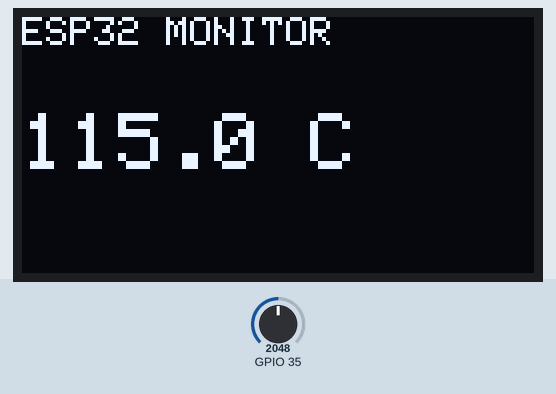
Recording of a sketch running on a simulated ESP32. Parts: 128×64 one-colour display. The test bench sets the inputs (shaded band); at power-on: GPIO 35 = 2048 (analog values on the 0–4095 scale).

Above: at 1.8 s.
1.9 s: GPIO 35 set to 2866
At 3.1 s:
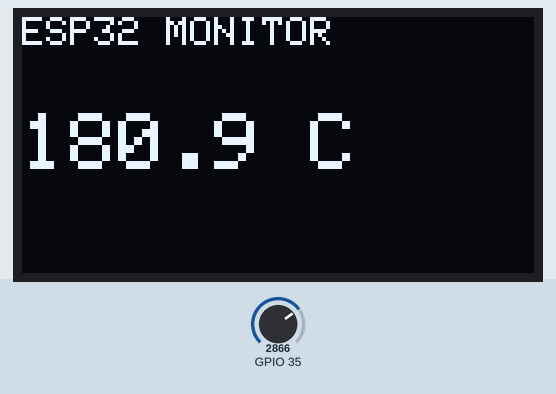
3.5 s: GPIO 35 set to 3603
At 4.3 s:
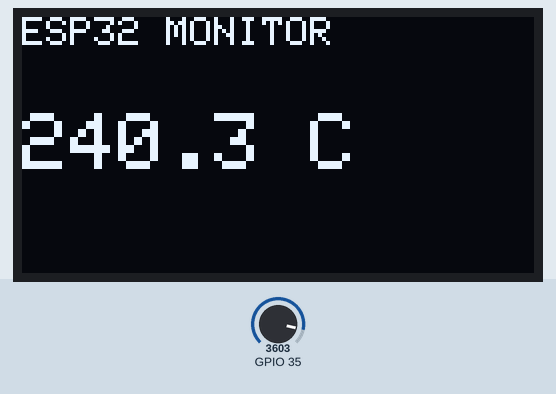
5.0 s: GPIO 35 set to 4095
At 5.5 s:
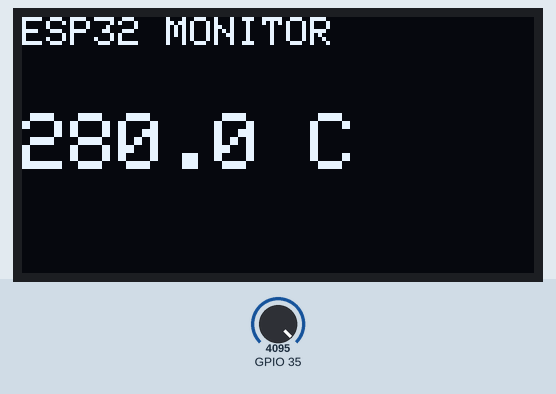
Timing chart, 0 to 8.0 s (numbered marks = the images above; inputs shaded):
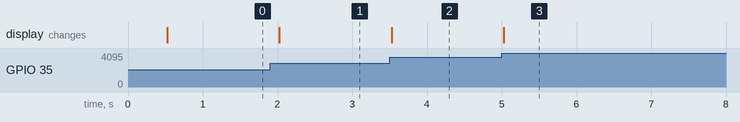

Measured:
- after the input at 1.9 s, the display: changes after 0.13 s (image 1)
- after the input at 3.5 s, the display: changes at once (image 2)
- after the input at 5.0 s, the display: changes at once (image 3)

The sketch:

display.ino
```cpp
#include <Arduino.h>
#include <Wire.h>
#include <Adafruit_GFX.h>
#include <Adafruit_SSD1306.h>
Adafruit_SSD1306 display(128, 64, &Wire, -1);
float readTemperature() {
  return (analogReadMilliVolts(35) - 500.0f) / 10.0f;
}

void setup() {
  Serial.begin(115200);
  analogReadResolution(12);
  analogSetPinAttenuation(35, ADC_11db);
  Wire.begin(21, 22);
  if (!display.begin(SSD1306_SWITCHCAPVCC, 0x3C)) {
    Serial.println("OLED not found");
    while (true) delay(1000);
  }

}

void loop() {
  static unsigned long drawnAt = 0;
  if (millis() - drawnAt < 500) return;
  drawnAt = millis();
  display.clearDisplay();
  display.setTextColor(SSD1306_WHITE);
  display.setTextSize(1); display.setCursor(0, 0);
  display.println("ESP32 MONITOR");
  display.setTextSize(2); display.setCursor(0, 24);
  display.print(readTemperature(), 1);
  display.println(" C");
  display.display();
}
```
